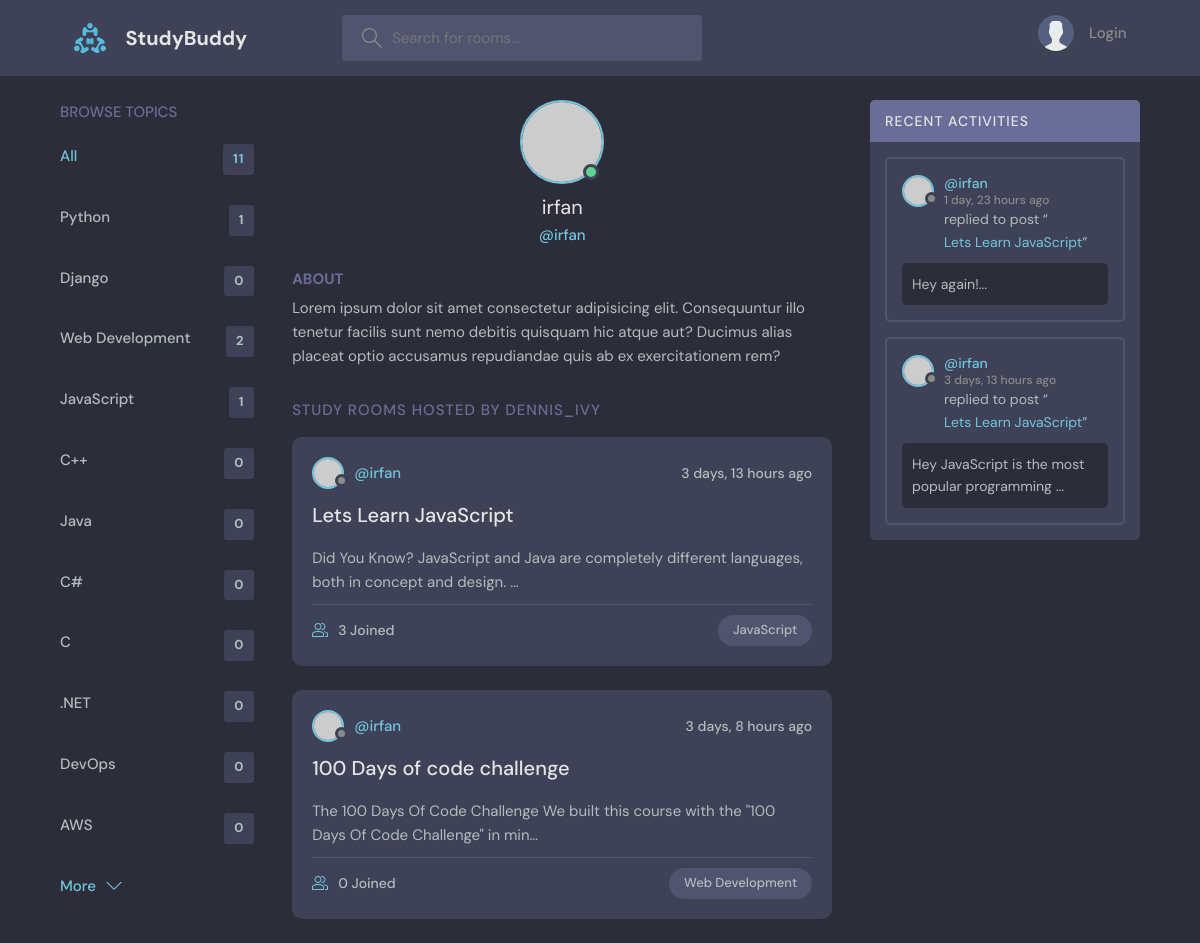
The app's page /profile/1/, older data.
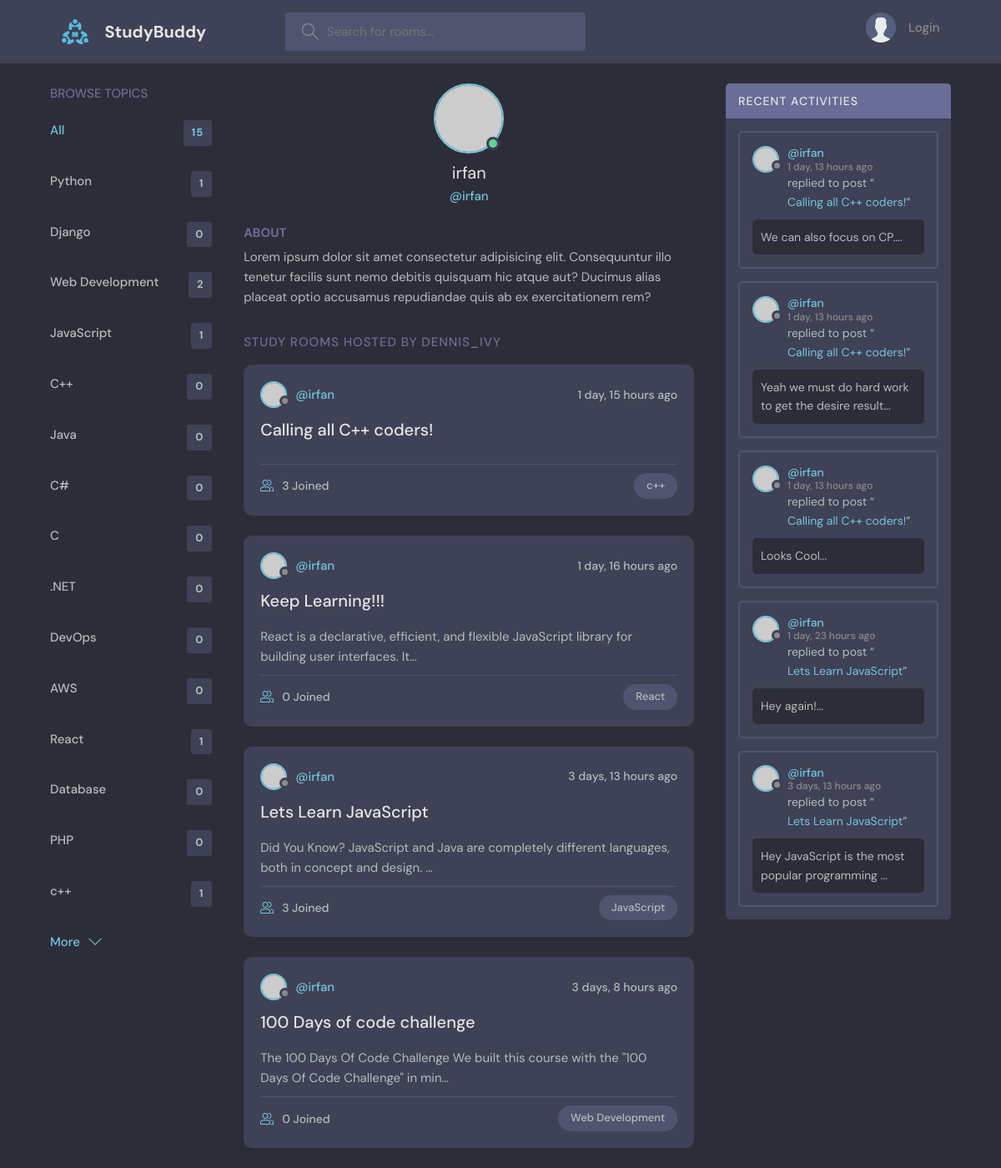
The same page, newer data.
### base/models.py (models this page shows, shortened)
class Topic(models.Model):
    name = models.CharField(max_length=200)

class Room(models.Model):
    host = models.ForeignKey(User, on_delete=models.SET_NULL, null=True)
    topic = models.ForeignKey(Topic, on_delete=models.SET_NULL, null=True)
    name = models.CharField(max_length=200)
    description = models.TextField(null=True, blank=True)
    participants = models.ManyToManyField(User, related_name='participants', blank=True)
    updated = models.DateTimeField(auto_now=True)
    created = models.DateTimeField(auto_now_add=True)
    class Meta:
        ordering = ['-updated', '-created']
    def __str__(self) -> str:
        return self.name

class Message(models.Model):
    user = models.ForeignKey(User, on_delete=models.CASCADE)
    room = models.ForeignKey(Room, on_delete=models.CASCADE)
    body = models.TextField()
    updated = models.DateTimeField(auto_now=True)
    created = models.DateTimeField(auto_now_add=True)
    class Meta:
        ordering = ['-updated', '-created']
    def __str__(self) -> str:
        return self.body[:50] + '...'

### base/views.py (the view)
# urls.py: path('profile/<str:pk>/', views.userProfile, name='user-profile'),
def userProfile(request, pk):
    user = User.objects.get(id=pk)
    rooms = user.room_set.all()
    room_messages = user.message_set.all()
    topics = Topic.objects.all()
    context = {
        'user': user,
        'rooms': rooms,
        'room_messages': room_messages,
        'topics': topics,
    }
    return render(request, 'base/profile.html', context)

### base/templates/base/profile.html (shortened to what this page needs)
{% extends 'main.html' %}
{% block content %}
  <main class="profile-page layout layout--3">
    <div class="container">
      {% include 'base/topics_component.html' %}
      <div class="roomList">
        <div class="profile">
          <div class="profile__avatar">
            <div class="avatar avatar--large active">
              <img src="https://randomuser.me/api/portraits/men/11.jpg" />
            </div>
          </div>
          <div class="profile__info">
            <h3>{{ user.username }}</h3>
            <p>@{{ user.username }}</p>
          </div>
          <div class="profile__about">
            <h3>About</h3>
            <p>
              Lorem ipsum dolor sit amet consectetur adipisicing elit. Consequuntur illo tenetur
              facilis sunt nemo debitis quisquam hic atque aut? Ducimus alias placeat optio
              accusamus repudiandae quis ab ex exercitationem rem?
            </p>
          </div>
        </div>
        <div class="roomList__header">
          <div>
            <h2>Study Rooms Hosted by dennis_ivy</a>
            </h2>
          </div>
        </div>
        {% include 'base/feed_component.html' %}
      </div>
      {% include 'base/activity_component.html' %}
    </div>
  </main>
{% endblock content %}

### templates/main.html (shortened to what this page needs)
{% load static %}
<!DOCTYPE html>
<html lang="en">
<head>
    <link rel="stylesheet" type="text/css" media="screen" href="{% static 'styles/main.css' %}">
</head>
<body>
    {% include 'navbar.html' %}
    {% block content %}
    {% endblock %}
</body>
</html>

### templates/navbar.html (shortened to what this page needs)
{% load static %}
<header class="header header--loggedIn">
    <div class="container">
        <a href="{% url 'home' %}" class="header__logo">
            <img src="{% static 'images/logo.svg' %}" />
            <h1>StudyBuddy</h1>
        </a>
        <form class="header__search" method="GET" action="{% url 'home' %}">
            <label>
                <input name="q" placeholder="Search for rooms..." />
            </label>
        </form>
        <nav class="header__menu">
            {% if request.user.is_authenticated %}
            <div class="header__user">
                <a href="{% url 'user-profile' request.user.id %}">
                    <div class="avatar avatar--medium active">
                        <img src="https://randomuser.me/api/portraits/men/37.jpg" />
                    </div>
                    <p>{{ request.user.username }} <span>@{{ request.user.username }}</span></p>
                </a>
                <button class="dropdown-button">
                    <svg version="1.1" xmlns="http://www.w3.org/2000/svg" width="32" height="32" viewBox="0 0 32 32">
                        <title>chevron-down</title>
                        <path d="M16 21l-13-13h-3l16 16 16-16h-3l-13 13z"></path>
                    </svg>
                </button>
            </div>
            {% else %}
            <a href="{% url 'login' %}">
                <img src="{% static 'images/avatar.svg' %}" />
                <p>Login</p>
            </a>
            {% endif %}
        </nav>
    </div>
</header>

### base/templates/base/topics_component.html
<div class="topics">
    <div class="topics__header">
        <h2>Browse Topics</h2>
    </div>
    <ul class="topics__list">
        <li>
            <a href="{% url 'home' %}" class="active">All <span>{{ topics.count}}</span></a>
        </li>
        {% for topic in topics %}
        <li>
            <a href="{% url 'home' %}?q={{ topic.name}}">{{ topic.name }}<span>{{ topic.room_set.all.count }}</span></a>
        </li>
        {% endfor %}
    </ul>
    <a class="btn btn--link" href="{% url 'topics' %}">
        More
        <svg version="1.1" xmlns="http://www.w3.org/2000/svg" width="32" height="32" viewBox="0 0 32 32">
            <title>chevron-down</title>
            <path d="M16 21l-13-13h-3l16 16 16-16h-3l-13 13z"></path>
        </svg>
    </a>
</div>

### base/templates/base/feed_component.html (shortened to what this page needs)
{% for room in rooms %}
<div class="roomListRoom">
    <div class="roomListRoom__header">
        <a href="{% url 'user-profile' room.host.id %}" class="roomListRoom__author">
            <div class="avatar avatar--small">
                <img src="https://randomuser.me/api/portraits/women/11.jpg" />
            </div>
            <span>@{{ room.host.username }}</span>
        </a>
        <div class="roomListRoom__actions">
            <span>{{ room.created|timesince }} ago</span>
        </div>
    </div>
    <div class="roomListRoom__content">
        <a href="{% url 'room' room.id %}">{{ room.name }}</a>
        <p>
            {{ room.description|truncatechars:100 }}
        </p>
    </div>
    <div class="roomListRoom__meta">
        <a href="{% url 'room' room.id %}" class="roomListRoom__joined">
            {{room.participants.all.count }} Joined
        </a>
        <p class="roomListRoom__topic">{{ room.topic.name }}</p>
    </div>
</div>
{% endfor %}

### base/templates/base/activity_component.html (shortened to what this page needs)
<div class="activities">
    <div class="activities__header">
        <h2>Recent Activities</h2>
    </div>
    {% for message in room_messages %}
    <div class="activities__box">
        <div class="activities__boxHeader roomListRoom__header">
            <a href="{% url 'user-profile' message.user.id %}" class="roomListRoom__author">
                <div class="avatar avatar--small">
                    <img src="https://randomuser.me/api/portraits/women/11.jpg" />
                </div>
                <p>
                    @{{ message.user }}
                    <span>{{ message.created|timesince }} ago</span>
                </p>
            </a>
        </div>
        <div class="activities__boxContent">
            <p>replied to post “<a href="{% url 'room' message.room.id %}">{{ message.room }}</a>”</p>
            <div class="activities__boxRoomContent">
                {{ message }}
            </div>
        </div>
    </div>
    {% endfor %}
</div>

Row changes from the older to the newer data that the page shows:
added Topic: name "React", room_set.all.count "1"
added Topic: name "Database", room_set.all.count "0"
added Topic: name "PHP", room_set.all.count "0"
added Topic: name "c++", room_set.all.count "1"
added Room: host.username "irfan", created "1 day, 15 hours", name "Calling all C++ coders!", participants.all.count "3", topic.name "c++"
added Room: host.username "irfan", created "1 day, 16 hours", name "Keep Learning!!!", description "React is a declarative, efficient, and flexible JavaScript library for building user interfaces. It…", participants.all.count "0", topic.name "React"
added Message: user "irfan", created "1 day, 13 hours", room "Calling all C++ coders!", body "We can also focus on CP...."
added Message: user "irfan", created "1 day, 13 hours", room "Calling all C++ coders!", body "Yeah we must do hard work to get the desire result..."
added Message: user "irfan", created "1 day, 13 hours", room "Calling all C++ coders!", body "Looks Cool..."
Text that changed along with them:
{{ topics.count }}: "11" → "15"
